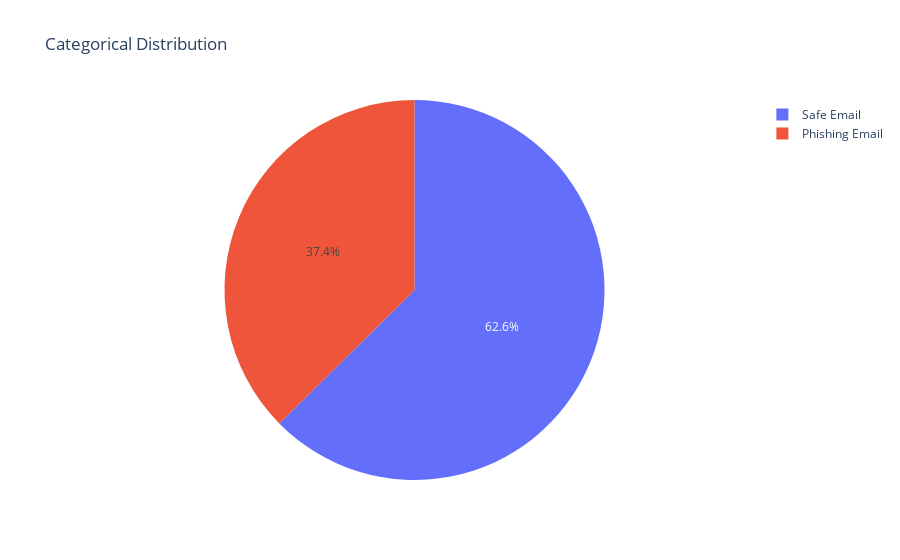

Notebook code for this chart:
### Code cell
# Create the pie chart
fig_pie = px.pie(df['Email Type'].value_counts(), names=df['Email Type'].value_counts().index,
                 values=df['Email Type'].value_counts().values, title="Categorical Distribution")

# Show the pie chart
fig_pie.show()

### Figure 1 — Plotly figure (JSON) as saved in the notebook; plotly's stock layout.template omitted (floating-point values rounded to 4 significant figures)
{"data": [{"domain": {"x": [0, 1], "y": [0, 1]}, "hovertemplate": "label=%{label}<br>value=%{value}<extra></extra>", "labels": ["Safe Email", "Phishing Email"], "legendgroup": "", "name": "", "showlegend": true, "type": "pie", "values": [10980, 6558]}], "layout": {"legend": {"tracegroupgap": 0}, "title": {"text": "Categorical Distribution"}}}
